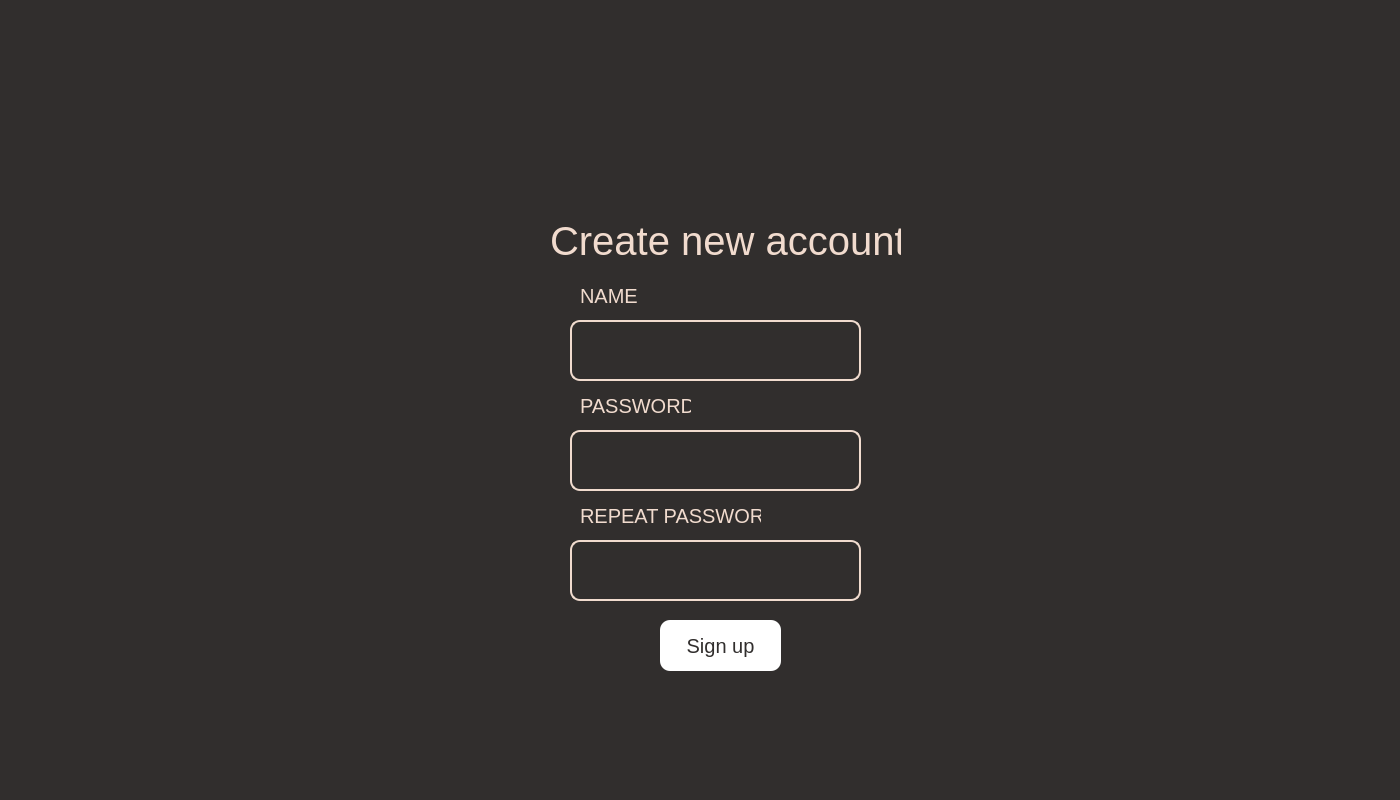
<?xml version="1.0" encoding="UTF-8"?>
<ui version="4.0">
 <class>MainWindow</class>
 <widget class="QMainWindow" name="MainWindow">
  <property name="geometry">
   <rect>
    <x>0</x>
    <y>0</y>
    <width>1400</width>
    <height>800</height>
   </rect>
  </property>
  <property name="windowTitle">
   <string>MainWindow</string>
  </property>
  <property name="styleSheet">
   <string notr="true">background-color: #312e2d; 
color: #312e2d;</string>
  </property>
  <widget class="QWidget" name="centralwidget">
   <widget class="QLabel" name="label_3">
    <property name="geometry">
     <rect>
      <x>550</x>
      <y>210</y>
      <width>351</width>
      <height>61</height>
     </rect>
    </property>
    <property name="font">
     <font>
      <pointsize>30</pointsize>
     </font>
    </property>
    <property name="layoutDirection">
     <enum>Qt::LeftToRight</enum>
    </property>
    <property name="styleSheet">
     <string notr="true">color: #f1dbce;</string>
    </property>
    <property name="text">
     <string>Create new account</string>
    </property>
   </widget>
   <widget class="QLabel" name="label_4">
    <property name="geometry">
     <rect>
      <x>20</x>
      <y>160</y>
      <width>1471</width>
      <height>671</height>
     </rect>
    </property>
    <property name="text">
     <string/>
    </property>
    <property name="pixmap">
     <pixmap>Pictures/рамка.png</pixmap>
    </property>
   </widget>
   <widget class="QLabel" name="label">
    <property name="geometry">
     <rect>
      <x>580</x>
      <y>280</y>
      <width>81</width>
      <height>31</height>
     </rect>
    </property>
    <property name="font">
     <font>
      <pointsize>15</pointsize>
     </font>
    </property>
    <property name="layoutDirection">
     <enum>Qt::LeftToRight</enum>
    </property>
    <property name="styleSheet">
     <string notr="true">color: #f1dbce;</string>
    </property>
    <property name="text">
     <string>NAME</string>
    </property>
   </widget>
   <widget class="QLineEdit" name="lineEdit">
    <property name="geometry">
     <rect>
      <x>570</x>
      <y>320</y>
      <width>291</width>
      <height>61</height>
     </rect>
    </property>
    <property name="font">
     <font>
      <pointsize>25</pointsize>
     </font>
    </property>
    <property name="styleSheet">
     <string notr="true">border: 2 solid #f1dbce;
color: #f1dbce;
border-radius: 10;</string>
    </property>
    <property name="text">
     <string/>
    </property>
    <property name="alignment">
     <set>Qt::AlignCenter</set>
    </property>
   </widget>
   <widget class="QLabel" name="label_2">
    <property name="geometry">
     <rect>
      <x>580</x>
      <y>390</y>
      <width>111</width>
      <height>31</height>
     </rect>
    </property>
    <property name="font">
     <font>
      <pointsize>15</pointsize>
     </font>
    </property>
    <property name="layoutDirection">
     <enum>Qt::LeftToRight</enum>
    </property>
    <property name="styleSheet">
     <string notr="true">color: #f1dbce;</string>
    </property>
    <property name="text">
     <string>PASSWORD</string>
    </property>
   </widget>
   <widget class="QLineEdit" name="lineEdit_2">
    <property name="geometry">
     <rect>
      <x>570</x>
      <y>430</y>
      <width>291</width>
      <height>61</height>
     </rect>
    </property>
    <property name="font">
     <font>
      <pointsize>25</pointsize>
     </font>
    </property>
    <property name="styleSheet">
     <string notr="true">border: 2 solid #f1dbce;
color: #f1dbce;
border-radius: 10;</string>
    </property>
    <property name="text">
     <string/>
    </property>
    <property name="alignment">
     <set>Qt::AlignCenter</set>
    </property>
   </widget>
   <widget class="QLabel" name="label_5">
    <property name="geometry">
     <rect>
      <x>580</x>
      <y>500</y>
      <width>181</width>
      <height>31</height>
     </rect>
    </property>
    <property name="font">
     <font>
      <pointsize>15</pointsize>
     </font>
    </property>
    <property name="layoutDirection">
     <enum>Qt::LeftToRight</enum>
    </property>
    <property name="styleSheet">
     <string notr="true">color: #f1dbce;</string>
    </property>
    <property name="text">
     <string>REPEAT PASSWORD</string>
    </property>
   </widget>
   <widget class="QLineEdit" name="lineEdit_3">
    <property name="geometry">
     <rect>
      <x>570</x>
      <y>540</y>
      <width>291</width>
      <height>61</height>
     </rect>
    </property>
    <property name="font">
     <font>
      <pointsize>25</pointsize>
     </font>
    </property>
    <property name="styleSheet">
     <string notr="true">border: 2 solid #f1dbce;
color: #f1dbce;
border-radius: 10;</string>
    </property>
    <property name="text">
     <string/>
    </property>
    <property name="alignment">
     <set>Qt::AlignCenter</set>
    </property>
   </widget>
   <widget class="QPushButton" name="pushButton">
    <property name="geometry">
     <rect>
      <x>660</x>
      <y>620</y>
      <width>121</width>
      <height>51</height>
     </rect>
    </property>
    <property name="font">
     <font>
      <pointsize>15</pointsize>
     </font>
    </property>
    <property name="styleSheet">
     <string notr="true">QPushButton {
background-color: white;
border: 1px;
border-radius: 10;
}
QPushButton:hover {
background-color: #53504f;
color: white;
}
</string>
    </property>
    <property name="text">
     <string>Sign up</string>
    </property>
   </widget>
   <zorder>label_4</zorder>
   <zorder>label_3</zorder>
   <zorder>label</zorder>
   <zorder>lineEdit</zorder>
   <zorder>label_2</zorder>
   <zorder>lineEdit_2</zorder>
   <zorder>label_5</zorder>
   <zorder>lineEdit_3</zorder>
   <zorder>pushButton</zorder>
  </widget>
 </widget>
 <resources/>
 <connections/>
</ui>
